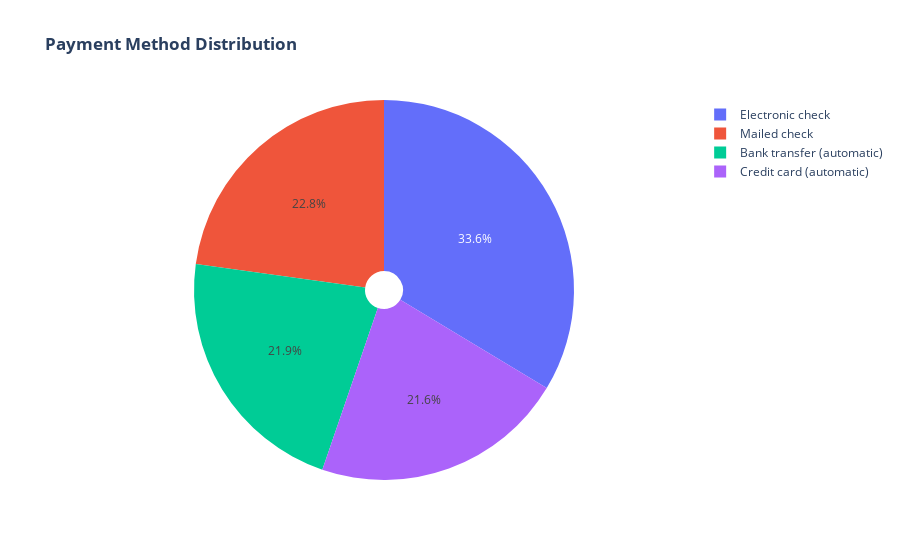

This figure's notebook cell:
### Markdown cell above
Approximately 75% of customers with a Month-to-Month contract chose to leave, while only 13% of customers with a One-Year contract and 3% with a Two-Year contract decided to move out.

### Code cell
labels = df['PaymentMethod'].unique()
values = df['PaymentMethod'].value_counts()

fig = go.Figure(data=[go.Pie(labels=labels, values=values, hole=.1)])
fig.update_layout(title_text="<b>Payment Method Distribution</b>")
fig.show()

### Figure 1 — Plotly figure (JSON) as saved in the notebook; plotly's stock layout.template omitted (floating-point values rounded to 4 significant figures)
{"data": [{"hole": 0.1, "labels": ["Electronic check", "Mailed check", "Bank transfer (automatic)", "Credit card (automatic)"], "type": "pie", "values": [2365, 1604, 1542, 1521]}], "layout": {"autosize": true, "title": {"text": "<b>Payment Method Distribution</b>"}}}
